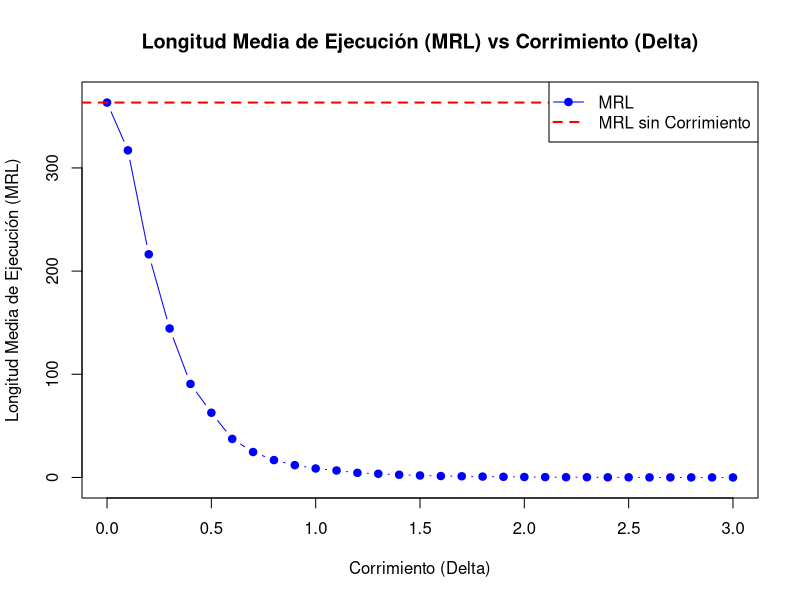

Recreate this plot in R.
################################################################################
# Script Correcion Entrega 1: Control Estadistico de Calidad
# Autores: 
# - Cesar Augusto Prieto Sarmiento
# - Cristian Camilo Prieto Zambrano
# - Daniel Santiago Guzman 
# Fecha de Creación: 12/05/2024
# Ultima Fecha de Mod: 23/07/2024
# Descripción: Se plantea realizar la correccion del taller 1 de la asignatura 
#           teniendo en cuenta para esto la correcciones hechas por el profesor
#           y las nuevas habilidades adquiridas en el curso.
# Versión: 1.2
################################################################################

setwd("~/En Proceso/Control")

library(reshape2)
library(ggplot2)


# PUNTO 2 ----
# Sea X ~ N(mu, sigma) una característica de calidad de un producto. Se sabe que
# los valores objetivos de los parámetros del proceso son mu = mu_0 y sigma = sigma_0.
# Se debe construir las curvas OC de la carta S^2 con limites de probabilidad. 

# Se define la función para calcular la curva OC

OC_S2 <- function(n, sigma2_0, delta){
  # Cálculo de los límites de control superior e inferior para la carta S^2
  UCL <- sigma2_0/(n-1) * qchisq(1 - 1/2, df = n-1)
  LCL <- sigma2_0/(n-1) * qchisq(1/2, df = n-1)
  
  # Cálculo del poder de detección (beta)
  beta <- pchisq((n-1)*UCL/(sigma2_0 + delta), df = n-1) - pchisq((n-1)*LCL/(sigma2_0 + delta), df = n-1)
  
  return(beta)
}

for (i in 3:10){ 
  x <- rep(i, 80)
  print(x)
}

tabla <- cbind(n = x, beta = seq(0.1, 8, 0.1), delta = rep(NA, 80))

for (n in c(3, 4, 5, 6, 7, 8, 9, 10)){
  for (delta in seq(0.1, 1, 0.1)){
    beta <- OC_S2(n, 1, delta)
    tabla[i] <- c(n, beta, delta)
    cat("n =", n, ", delta =", delta, ", beta =", beta, "\n")
  }
}

print(tabla)


###


# Parámetros
mu <- 3
s <- 1
n <- 3
UCL <- mu + 3 * (s / sqrt(n))
LCL <- mu - 3 * (s / sqrt(n))

# Definir la matriz de transición
P <- matrix(c(0.9, 0.1, 0.1, 0.9), nrow = 2, byrow = TRUE)

# Función para simular el proceso de la cadena de Markov
simulate_markov_chain <- function(P, mu, s, n, UCL, LCL, delta, num_simulations) {
  num_states <- nrow(P)
  ARL <- numeric(num_simulations)
  
  for (sim in 1:num_simulations) {
    state <- 1  # Comenzamos en el estado "En Control"
    count <- 0
    
    while (TRUE) {
      # Generar una observación con el corrimiento en la media
      obs <- mean(rnorm(n, mean = mu + delta, sd = s))
      
      # Comprobar si la observación está dentro de los límites de control
      if (obs <= UCL && obs >= LCL) {
        count <- count + 1
        # Transición de estado
        state <- sample(1:num_states, 1, prob = P[state, ])
      } else {
        break
      }
    }
    
    ARL[sim] <- count
  }
  
  return(mean(ARL))
}

# Número de simulaciones
num_simulations <- 1000

# Valores de corrimiento (delta)
deltas <- seq(0, 3, by = 0.1)  # Desde 0 hasta 3 con incrementos de 0.1

# Calcular la Longitud Media de Ejecución (MRL) para cada valor de delta
MRLs <- sapply(deltas, function(delta) simulate_markov_chain(P, mu, s, n, UCL, LCL, delta, num_simulations))

# Graficar MRL frente a delta
plot(deltas, MRLs, type = "b", pch = 19, col = "blue",
     main = "Longitud Media de Ejecución (MRL) vs Corrimiento (Delta)",
     xlab = "Corrimiento (Delta)", ylab = "Longitud Media de Ejecución (MRL)",
     ylim = c(min(MRLs) - 5, max(MRLs) + 5))

# Añadir una línea horizontal en la MRL sin corrimiento
abline(h = MRLs[1], col = "red", lwd = 2, lty = 2)

# Añadir una leyenda
legend("topright", legend = c("MRL", "MRL sin Corrimiento"), 
       col = c("blue", "red"), lty = c(1, 2), pch = c(19, NA), lwd = c(1, 2))





